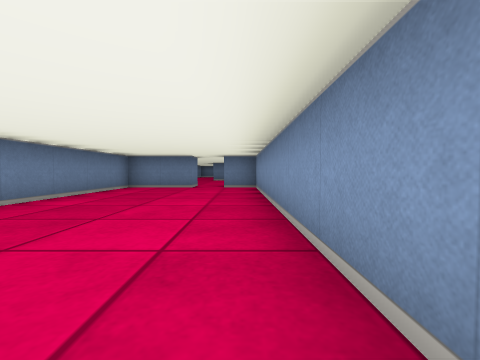
[1] (above)

20 first-person views from a walk through a cub3D ray-caster map. The camera is about half as high as the walls, tilts 2° down and sees 90° across. The floor is counted in squares. Each view is taken from the middle of a square. On the plan, view 1 faces up. The plan holds only what a view shows up to about 9 squares ahead; the rest is blank.

[2]
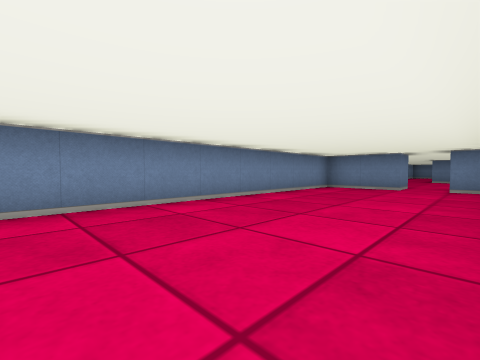

[3]
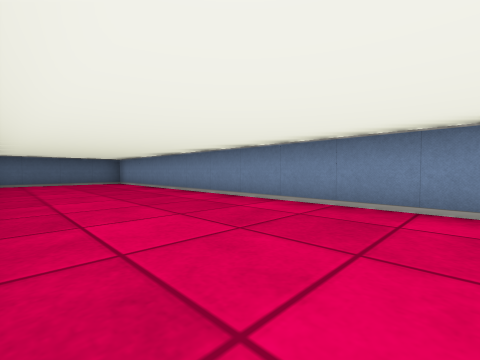

[4]
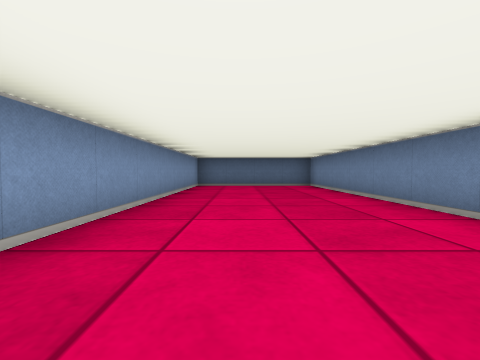

[5]
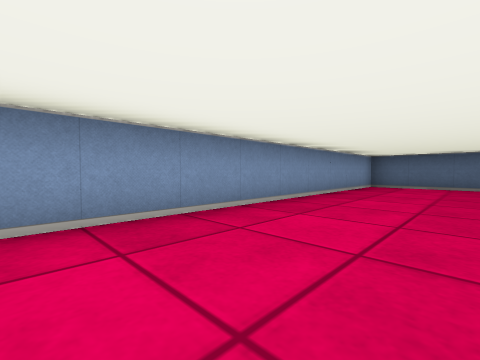

[6]
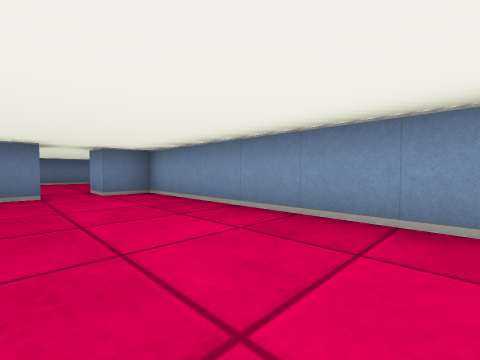

[7]
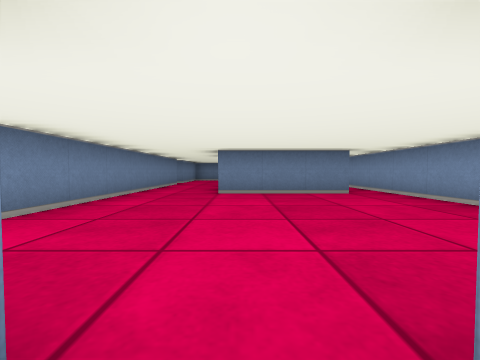

[8]
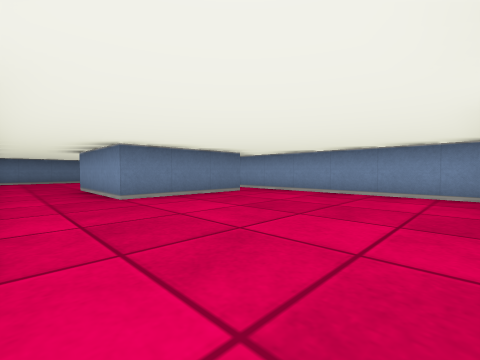

[9]
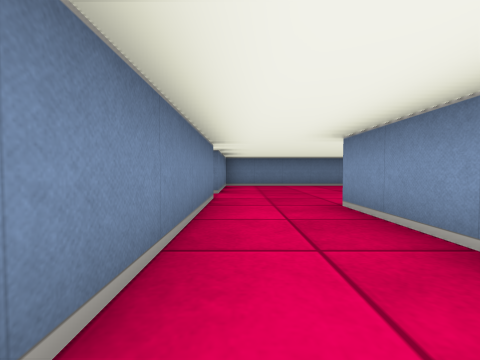

[10]
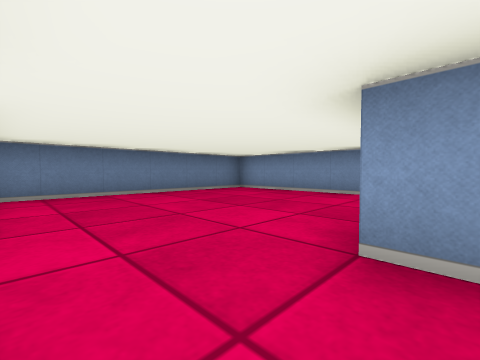

[11]
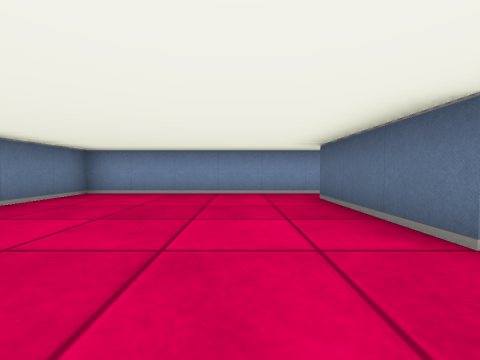

[12]
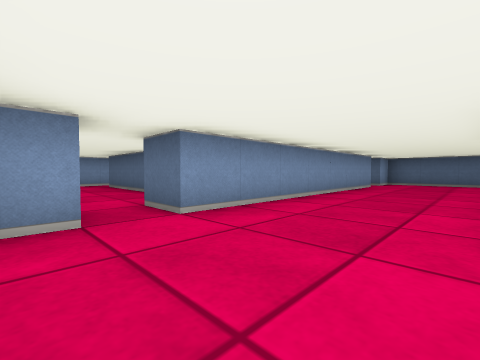

[13]
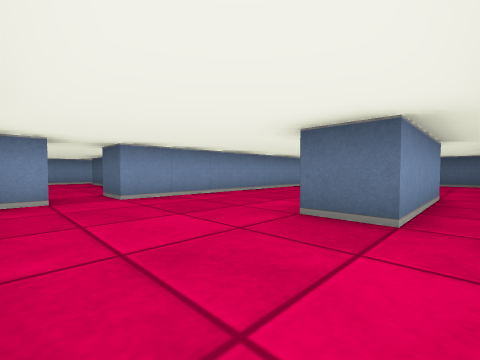

[14]
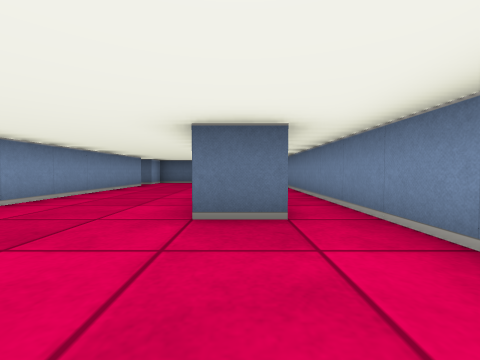

[15]
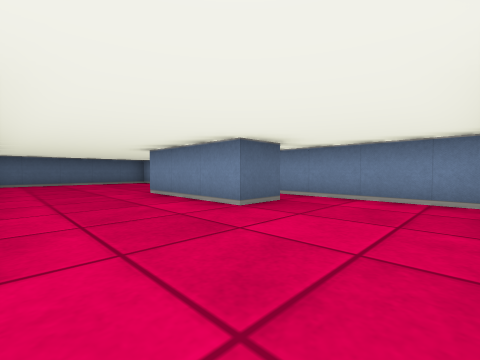

[16]
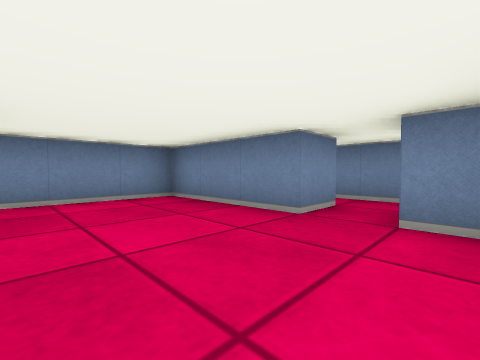

[17]
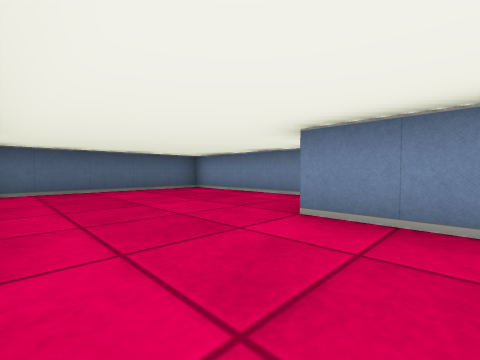

[18]
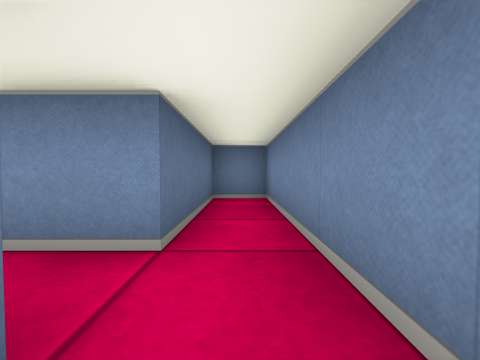

[19]
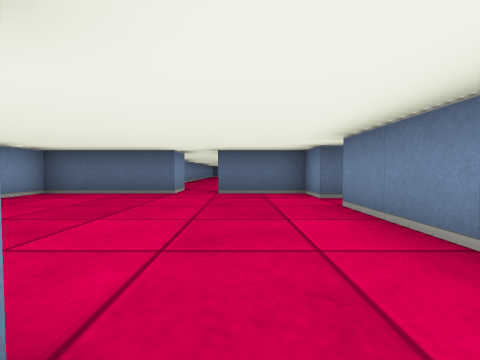

[20]
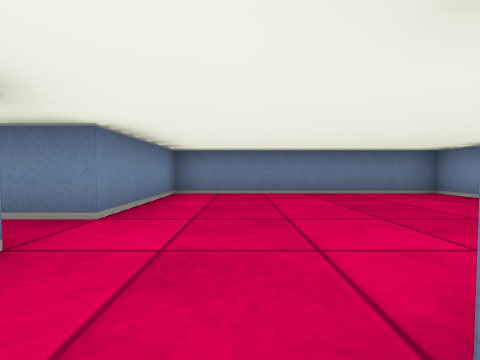

### Floor plan
Ten units are one square. View 1 is at (0, 0); x grows to the right and y downward. Boxes are objects, and circles mark ways between rooms. Rooms are numbered by the first view taken in them; rooms with no view inside come last. Other rooms are left out.
<svg viewBox="-100 -220 130 310">
<path fill="none" stroke="#000" d="M-15 -75 -35 -75 -35 85 5 85 5 -75 -5 -75M-35 -135 -35 -105M-5 -75 -5 -85 25 -85 25 -135M16 -135 -15 -135M-45 -95 -35 -95 -35 -85 -15 -85 -15 -75M-45 -175 -35 -175 -35 -135M-15 -135 -15 -165 15 -165M25 -135 25 -215 -35 -215 -35 -185 -45 -185M-85 -135 -85 -165 -75 -165 -75 -135M-45 -105 -45 -175M-45 -185 -45 -191M-65 -195 -95 -195 -95 -85 -45 -85 -45 -95M-49 -195 -55 -195M-54 -215 -95 -215 -95 -205 -65 -205 -65 -195"/>
<circle cx="-10" cy="-80" r="3" fill="#2a7"/>
<circle cx="-25" cy="-140" r="3" fill="#2a7"/>
<circle cx="20" cy="-140" r="3" fill="#2a7"/>
<circle cx="-40" cy="-100" r="3" fill="#2a7"/>
<circle cx="-40" cy="-180" r="3" fill="#2a7"/>
<circle cx="-60" cy="-200" r="3" fill="#2a7"/>
<text x="-20" y="0">1</text>
<text x="-10" y="-110">2</text>
<text x="-10" y="-180">3</text>
<text x="-70" y="-140">4</text>
<text x="-70" y="-210">5</text>
</svg>
Room 1 opens to room 2. Room 2 opens to room 3. Room 2 opens to room 4. Room 3 opens to room 4. Room 4 opens to room 5.

Where each view was taken, in squares from view 1:
view 1: 0 up, 0 right, facing up
view 2: 0 up, 0 right, facing up-left
view 3: 2 up, 0 right, facing down-left
view 4: 0 up, 1 left, facing down
view 5: 0 up, 2 left, facing down-right
view 6: 2 up, 2 left, facing up-right
view 7: 8 up, 1 left, facing up
view 8: 9 up, 3 left, facing up-right
view 9: 13 up, 3 left, facing up
view 10: 16 up, 3 left, facing up-right
view 11: 18 up, 3 left, facing right
view 12: 19 up, 7 left, facing down-right
view 13: 19 up, 9 left, facing down-right
view 14: 19 up, 8 left, facing down
view 15: 19 up, 5 left, facing down-left
view 16: 17 up, 5 left, facing up-left
view 17: 15 up, 5 left, facing down-left
view 18: 21 up, 5 left, facing left
view 19: 14 up, 2 left, facing down
view 20: 16 up, 2 left, facing up
